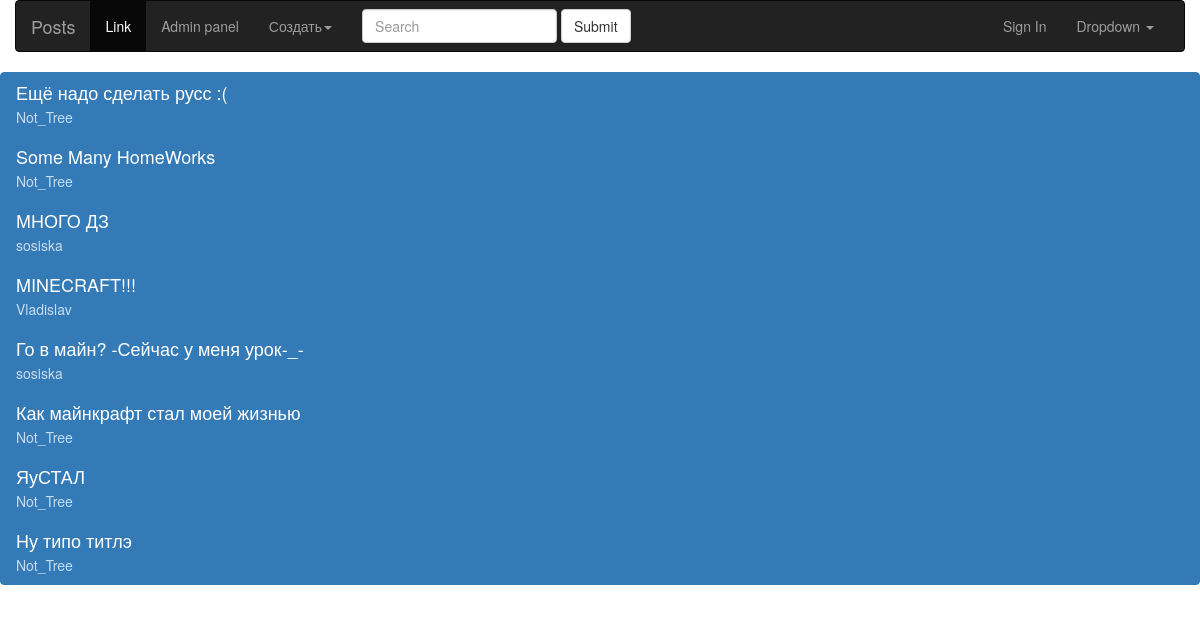
Before: / with the older database file.
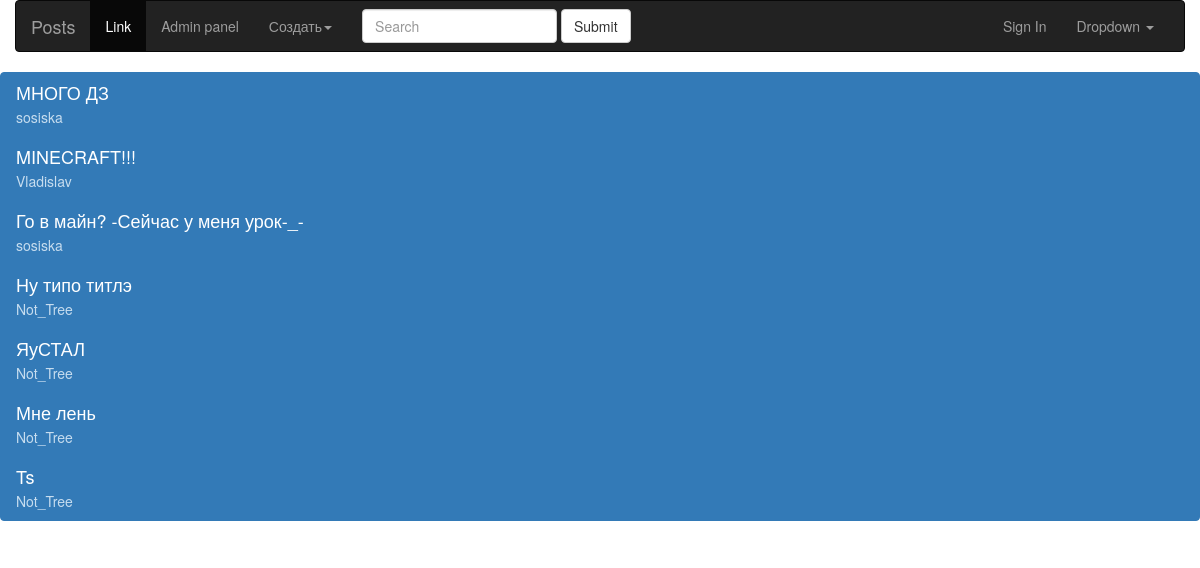
After: the same page with the newer database file.
### post/models.py (models this page shows, shortened)
class LikeMixin:
    def like(self):
        self.likes += 1
        if self.likes % 10 == 0 and self.priopity < 100:
            self.priopity += 1                                  #1000 лайков до максимума  ❤999 == 100 priority

class Post(LikeMixin, models.Model):
    author = models.ForeignKey(Author, on_delete=models.CASCADE)
    tags = models.ManyToManyField(Tag)
    title = models.TextField(max_length=128, blank=False)
    slug = models.SlugField(max_length=128, unique=True)
    content = models.TextField(max_length=4096, blank=False)
    priopity = models.PositiveIntegerField(default=2, validators=(MaxValueValidator(100.0), ))
    likes = models.PositiveIntegerField(default=0)

class Author(LikeMixin, models.Model):
    user = models.OneToOneField(User, on_delete=models.CASCADE)
    priopity = models.PositiveIntegerField(default=2, validators=(MaxValueValidator(100.0), ))
    likes = models.PositiveIntegerField(default=0)
    def __str__(self):
        return self.user.username

### post/views.py (the view)
# urls.py: path('', PostsView.as_view(), name="post_api_url"),
class PostsView(View):
    def get(self, request):
        posts = None
        if request.GET.get('tag', False) and request.GET.get('author', False):
            posts = Post.objects.filter(
                tags__name__iexact=request.GET['tag'],
                author__user__username__iexact=request.GET['author']
            )
        elif request.GET.get('tag', False):
            posts = Post.objects.filter(tags__name__icontains=request.GET['tag'])
        elif request.GET.get('author', False):
            posts = Post.objects.filter(author__user__username__icontains=request.GET['author'])
        elif request.GET.get('search', False):
            posts = Post.objects.filter(
                Q(author__user__username__icontains=request.GET['search']) |
                Q(tags__name__icontains=request.GET['search'])
            )
        else:
            posts = Post.objects.all()
        posts = posts.order_by('likes').reverse()
        return render(request, 'post/index.html', context= {"posts" : posts})

### post/templates/post/index.html (shortened to what this page needs)
{% extends 'base.html' %}
{% block content %}
  <main>
      <div class="row">
          <div class="list-group">
              {% for post in posts %}
                  <a href="post/{{ post.slug }}" class="list-group-item active">
                  <h4 class="list-group-item-heading">{{ post.title }}</h4>
                  <p class="list-group-item-text">{{ post.author }}</p>
                  </a>
              {% endfor %}
            </div>
      </div>
  </main>
{% endblock content %}

### templates/base.html (shortened to what this page needs)
<!DOCTYPE html>
<html lang="en">
<head>
    <link rel="stylesheet" href="https://stackpath.bootstrapcdn.com/bootstrap/3.4.1/css/bootstrap.min.css"
>
</head>
<body>
    <div class="container">
        <div class="row">
            <nav class="navbar navbar-inverse">
                <div class="container-fluid">
                  <div class="navbar-header">
                    <a class="navbar-brand" href="{% url 'post_api_url' %}">Posts</a>
                  </div>
                  <div class="collapse navbar-collapse" id="bs-example-navbar-collapse-1">
                    <ul class="nav navbar-nav">
                      <li class="active"><a href="#">Link <span class="sr-only">(current)</span></a></li>
                      <li><a href="http://127.0.0.1:8000/admin/">Admin panel</a></li>
                      <li class="dropdown">
                        <a href="#" class="dropdown-toggle" data-toggle="dropdown" role="button" aria-haspopup="true" aria-expanded="false">Создать<span class="caret"></span></a>
                      </li>
                    </ul>
                    <form action="{% url 'post_api_url' %}" method="GET" class="navbar-form navbar-left">
                      <div class="form-group">
                        <input name="search" type="text" class="form-control" placeholder="Search">
                      </div>
                      <button type="submit" class="btn btn-default">Submit</button>
                    </form>
                    <ul class="nav navbar-nav navbar-right">
                      {% if not user.is_authenticated %}<li><a href="{% url 'login'  %}">Sign In</a></li>{% endif %}
                      <li class="dropdown">
                        <a href="#" class="dropdown-toggle" data-toggle="dropdown" role="button" aria-haspopup="true" aria-expanded="false">Dropdown <span class="caret"></span></a>
                      </li>
                    </ul>
                  </div>
                </div>
              </nav>
        </div>
        <div class="row">
            {% block content %}{% endblock content %}
        </div>
    </div>
</body>
</html>

Changed rows visible on the page:
removed Post: title "Ещё надо сделать русс :(", author "Not_Tree"
removed Post: title "Some Many HomeWorks", author "Not_Tree"
removed Post: title "Как майнкрафт стал моей жизнью", author "Not_Tree"
changed Post "Ну типо титлэ": moves up the list
added Post: title "Мне лень", author "Not_Tree"
added Post: title "Ts", author "Not_Tree"
